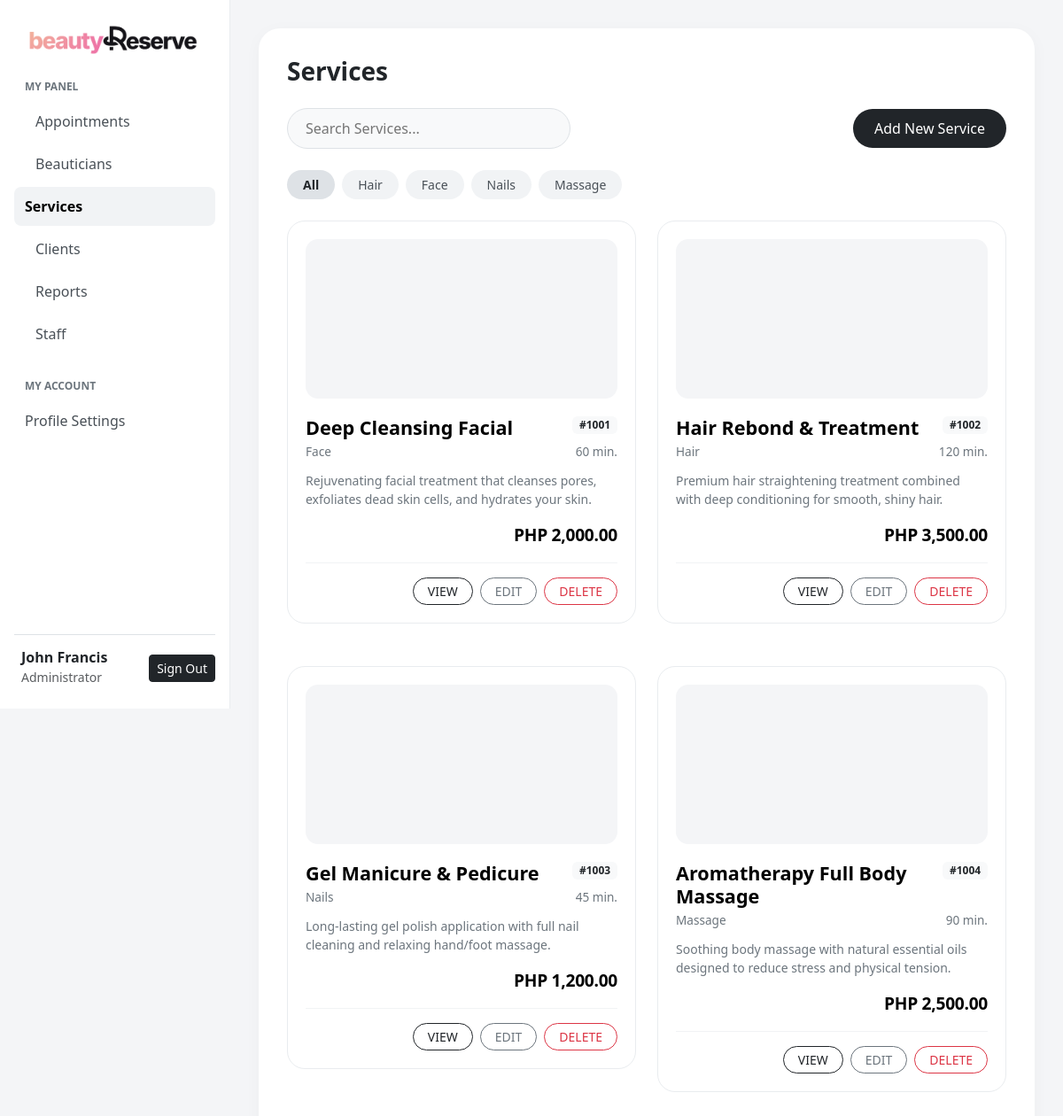
/services.php, run on the app's committed database.
### tables this page shows
CREATE TABLE `service` (
  `serviceID` int(11) NOT NULL,
  `serviceName` varchar(50) NOT NULL,
  `serviceCategory` varchar(50) NOT NULL,
  `duration` int(11) NOT NULL,
  `price` decimal(10,2) NOT NULL,
  `description` varchar(255) NOT NULL,
  `serviceImage` varchar(255) DEFAULT NULL
);

### services.php (the view, shortened to what this page needs)
<?php
require_once __DIR__ . '/config/database.php';
$result = $conn->query(
    'SELECT *, serviceCategory AS category
     FROM service
     ORDER BY serviceID'
);
$dbServices = [];
while ($service = $result->fetch_assoc()) {
    $dbServices[] = $service;
}
function serviceText($value)
{
    return htmlspecialchars((string) $value, ENT_QUOTES, 'UTF-8');
}
?>
<!DOCTYPE html>
<html lang="en">
<head>
    <link href="https://cdn.jsdelivr.net/npm/bootstrap@5.3.2/dist/css/bootstrap.min.css" rel="stylesheet">
    <link href="css/services.css?v=<?php echo filemtime(__DIR__ . '/css/services.css'); ?>" rel="stylesheet">
</head>
<body>
<?php include 'includes/sidebar.php'; ?>
<div class="main-content">
    <div class="dashboard-card">
        <h1 class="fw-bold mb-4" style="font-size: 1.75rem;">Services</h1>
        <div class="d-flex justify-content-between align-items-center mb-4 flex-wrap gap-3">
            <input type="text" id="searchInput" class="search-pill" placeholder="Search Services..." oninput="filterServices()">
           <button class="btn btn-create" onclick="openCreateModal()">Add New Service</button>
        </div>
        <div class="d-flex gap-2 mb-4 flex-wrap">
            <button class="filter-pill active" onclick="setFilter('All', this)">All</button>
            <button class="filter-pill" onclick="setFilter('Hair', this)">Hair</button>
            <button class="filter-pill" onclick="setFilter('Face', this)">Face</button>
            <button class="filter-pill" onclick="setFilter('Nails', this)">Nails</button>
            <button class="filter-pill" onclick="setFilter('Massage', this)">Massage</button>
        </div>
        <div class="row" id="servicesGrid">
            <?php foreach ($dbServices as $service): ?>
                <?php
                $serviceImage = $service['serviceImage'] ?? '';
                if (!preg_match('/^uploads\/services\/[a-f0-9]{32}\.(jpg|png|webp)$/', $serviceImage)
                    || !is_file(__DIR__ . '/' . $serviceImage)) $serviceImage = '';
                ?>
                <div class="col-md-6 col-lg-6 mb-4 service-record"
                     id="service-<?php echo (int) $service['serviceID']; ?>"
                     data-name="<?php echo serviceText($service['serviceName']); ?>"
                     data-category="<?php echo serviceText($service['category']); ?>"
                     data-duration="<?php echo (int) $service['duration']; ?>"
                     data-price="<?php echo serviceText($service['price']); ?>"
                     data-description="<?php echo serviceText($service['description']); ?>"
                     data-image="<?php echo serviceText($serviceImage); ?>">
                    <div class="service-card">
                        <div class="service-image-placeholder">
                        </div>
                        <div class="d-flex justify-content-between align-items-start gap-2">
                            <h4 class="service-title"><?php echo serviceText($service['serviceName']); ?></h4>
                            <span class="badge bg-light text-dark">#<?php echo (int) $service['serviceID']; ?></span>
                        </div>
                        <div class="d-flex justify-content-between service-meta">
                            <span><?php echo serviceText($service['category']); ?></span>
                            <span><?php echo (int) $service['duration']; ?> min.</span>
                        </div>
                        <p class="service-description"><?php echo serviceText($service['description']); ?></p>
                        <div class="service-price-row">
                            <div class="service-price">PHP <?php echo number_format((float) $service['price'], 2); ?></div>
                        </div>
                        <div class="service-card-footer">
                            <button type="button" class="btn btn-sm btn-outline-dark px-3 rounded-pill" onclick="viewService(<?php echo (int) $service['serviceID']; ?>)">VIEW</button>
                            <button type="button" class="btn btn-sm btn-outline-secondary px-3 rounded-pill" onclick="editService(<?php echo (int) $service['serviceID']; ?>)">EDIT</button>
                            <form method="POST" action="backend%20logic/services_backend.php" onsubmit="return confirmServiceDelete()" class="d-inline">
                                <button type="submit" class="btn btn-sm btn-outline-danger px-3 rounded-pill">DELETE</button>
                            </form>
                        </div>
                    </div>
                </div>
            <?php endforeach; ?>
        </div>
    </div>
</div>
<?php include 'includes/footer.php'; ?>

### includes/sidebar.php (shortened to what this page needs)
<?php
$currentPage = basename($_SERVER['PHP_SELF']);
?>
<div class="sidebar">
    <div>
        <div class="brand-title"><img src="beautyreserve-logo.png" alt="beautyReserve" style="display: block; width: 200px; max-width: 100%; height: auto;"></div>
        <div class="nav-section-title">My Panel</div>
        <nav class="nav flex-column">
            <a class="nav-link <?php echo ($currentPage == 'appointments.php') ? 'active' : 'sub-nav'; ?>" href="appointments.php">Appointments</a>
            <a class="nav-link <?php echo ($currentPage == 'beauticians.php') ? 'active' : 'sub-nav'; ?>" href="beauticians.php">Beauticians</a>
            <a class="nav-link <?php echo ($currentPage == 'services.php') ? 'active' : 'sub-nav'; ?>" href="services.php">Services</a>
            <a class="nav-link <?php echo ($currentPage == 'clients.php') ? 'active' : 'sub-nav'; ?>" href="clients.php">Clients</a>
            <a class="nav-link <?php echo ($currentPage == 'reports.php') ? 'active' : 'sub-nav'; ?>" href="reports.php">Reports</a>
            <a class="nav-link <?php echo ($currentPage == 'staff.php') ? 'active' : 'sub-nav'; ?>" href="staff.php">Staff</a>
        </nav>
        <div class="nav-section-title mt-4">My Account</div>
        <nav class="nav flex-column">
            <a class="nav-link <?php echo ($currentPage == 'profile-settings.php') ? 'active' : ''; ?>" href="profile-settings.php">Profile Settings</a>
        </nav>
    </div>
    <div class="user-profile border-top pt-3 mt-3">
        <div class="d-flex align-items-center justify-content-between">
            <div class="d-flex align-items-center gap-2">
                <div>
                    <h6 class="mb-0 fw-bold"><?php echo $_SESSION['user_name'] ?? 'John Francis'; ?></h6>
                    <small class="text-muted"><?php echo $_SESSION['user_role'] ?? 'Administrator'; ?></small>
                </div>
            </div>
            <a href="includes/logout.php" class="btn btn-sm btn-dark" title="Sign Out">
                <i class="bi bi-box-arrow-right"></i> Sign Out
            </a>
        </div>
    </div>
</div>

### includes/footer.php (shortened to what this page needs)
</body>
</html>

### css/services.css (style rules this page uses)
body { background-color: #f4f5f7; font-family: system-ui, -apple-system, "Segoe UI", Roboto, Helvetica, Arial, sans-serif; color: #212529; }
.sidebar { width: 260px; min-height: 100vh; background-color: #ffffff; border-right: 1px solid #e9ecef; position: fixed; top: 0; left: 0; display: flex; flex-direction: column; justify-content: space-between; padding: 24px 16px; z-index: 1000; }
.brand-title { font-size: 1.25rem; font-weight: 700; letter-spacing: -0.5px; color: #000000; margin-bottom: 24px; padding-left: 12px; }
.nav-section-title { font-size: 0.75rem; text-transform: uppercase; color: #6c757d; font-weight: 600; padding-left: 12px; margin-bottom: 8px; }
.nav-link { color: #495057; padding: 10px 12px; border-radius: 8px; font-weight: 500; margin-bottom: 4px; transition: all 0.2s ease; text-decoration: none; }
.nav-link:hover, .nav-link.active { background-color: #f1f3f5; color: #000000; }
.nav-link.active { font-weight: 600; }
.sub-nav { padding-left: 24px; }
.main-content { margin-left: 260px; padding: 32px; }
.dashboard-card { background-color: #ffffff; border-radius: 24px; padding: 32px; box-shadow: 0 4px 20px rgba(0, 0, 0, 0.03); min-height: 90vh; }
.search-pill { background-color: #f8f9fa; border: 1px solid #dee2e6; border-radius: 50rem; padding: 10px 20px; width: 100%; max-width: 320px; outline: none; }
.btn-create { background-color: #212529; color: #ffffff; border-radius: 50rem; padding: 10px 24px; font-weight: 500; border: none; transition: background-color 0.2s ease; }
.filter-pill { background-color: #f1f3f5; border: none; border-radius: 50rem; padding: 6px 18px; font-size: 0.875rem; color: #495057; font-weight: 500; transition: all 0.2s ease; }
.filter-pill.active { background-color: #dee2e6; color: #212529; font-weight: 600; }
.service-card { background-color: #ffffff; border: 1px solid #e9ecef; border-radius: 20px; padding: 20px; margin-bottom: 24px; transition: transform 0.2s ease, border-color 0.2s ease, box-shadow 0.2s ease; display: flex; flex-direction: column; justify-content: space-between; }
.service-image-placeholder { width: 100%; height: 180px; background-color: #f4f5f7; border-radius: 14px; margin-bottom: 20px; display: flex; align-items: center; justify-content: center; color: #adb5bd; font-size: 0.875rem; overflow: hidden; }
.service-title { font-size: 1.35rem; font-weight: 700; color: #000000; margin-bottom: 4px; }
.service-meta { font-size: 0.85rem; color: #6c757d; font-weight: 500; margin-bottom: 12px; }
.service-description { font-size: 0.875rem; color: #6c757d; line-height: 1.5; margin-bottom: 16px; min-height: 2.6em; }
.service-price-row { display: flex; width: 100%; justify-content: flex-end; align-items: center; margin-bottom: 16px; }
.service-price { margin-left: auto; text-align: right; font-size: 1.2rem; font-weight: 800; color: #000000; letter-spacing: -0.3px; }
.service-card-footer { border-top: 1px solid #f1f3f5; padding-top: 16px; display: flex; justify-content: flex-end; gap: 8px; flex-wrap: wrap; }

### data on the page
service: serviceName "Deep Cleansing Facial", serviceID "1001", serviceCategory "Face", duration "60", description "Rejuvenating facial treatment that cleanses pores, exfoliates dead skin cells, and hydrates your skin.", price "2,000.00"
service: serviceName "Hair Rebond & Treatment", serviceID "1002", serviceCategory "Hair", duration "120", description "Premium hair straightening treatment combined with deep conditioning for smooth, shiny hair.", price "3,500.00"
service: serviceName "Gel Manicure & Pedicure", serviceID "1003", serviceCategory "Nails", duration "45", description "Long-lasting gel polish application with full nail cleaning and relaxing hand/foot massage.", price "1,200.00"
service: serviceName "Aromatherapy Full Body Massage", serviceID "1004", serviceCategory "Massage", duration "90", description "Soothing body massage with natural essential oils designed to reduce stress and physical tension.", price "2,500.00"

### other printed values
$_SESSION['user_name'] "John Francis"
$_SESSION['user_role'] "Administrator"
